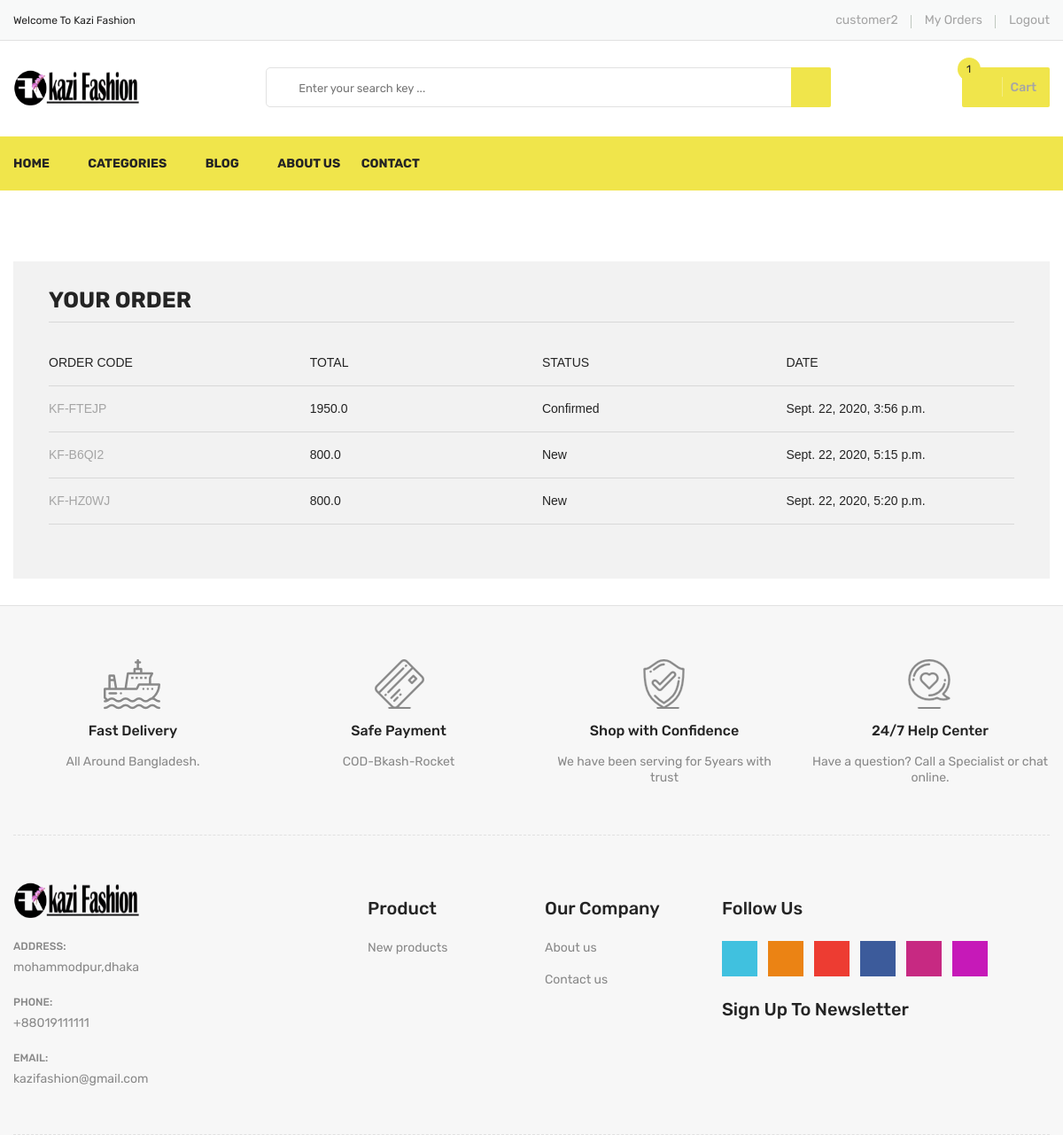
/order/my-orders (signed in), run on the app's committed database.
### accounts/models.py (models this page shows, shortened)
class User(AbstractBaseUser):
    username = models.CharField(unique=True, max_length=15)
    email = models.EmailField(max_length=50, unique=True)
    phone = models.IntegerField(unique=True, null=True, blank=True)
    active = models.BooleanField(default=True)
    staff = models.BooleanField(default=False)
    admin = models.BooleanField(default=False)
    USERNAME_FIELD = 'username'
    REQUIRED_FIELDS = ['phone', 'email']
    objects = UserManager()
    @property
    def is_admin(self):
        return self.admin
    @property
    def is_active(self):
        return self.active

### SiteSettings/models.py (models this page shows, shortened)
class Setting(models.Model):
    siteTitle = models.CharField(max_length=30)
    sitePhone = models.IntegerField()
    siteLogo = models.ImageField(blank=True, upload_to='siteImages/')
    siteEmail = models.EmailField()
    siteAddress = models.CharField(max_length=250)
    siteAbout = models.TextField(blank=True, null=True)
    status = models.BooleanField(default=False)
    contact_page_banner = models.ImageField(
        blank=True, upload_to='siteImages/contact_page_banner')

### order/models.py (models this page shows, shortened)
class Order(models.Model):
    STATUS = (
        ('New', 'New'),
        ('Confirmed', 'Confirmed'),
        ('Processing', 'Processing'),
        ('Delivered', 'Delivered'),
        ('Canceled', 'Canceled'),
    )
    PAYMENT = (
        ('CashOnDelivery', 'CashOnDelivery'),
        ('bKash', 'bKash'),
    )
    user = models.ForeignKey(User, on_delete=models.SET_NULL, null=True)
    code = models.CharField(max_length=5, editable=False)
    first_name = models.CharField(max_length=10)
    last_name = models.CharField(max_length=10)
    phone = models.CharField(blank=True, max_length=20)
    address = models.CharField(blank=True, max_length=150)
    city = models.CharField(blank=True, max_length=150)
    total = models.FloatField()
    status = models.CharField(max_length=30, choices=STATUS, default='New')
    payment_system = models.CharField(
        max_length=30, choices=PAYMENT)
    trlxid = models.CharField(max_length=20, null=True, blank=True)
    account_no = models.IntegerField(null=True)
    create_at = models.DateTimeField(auto_now_add=True)
    update_at = models.DateTimeField(auto_now=True)

### order/views.py (the view)
# urls.py: path('my-orders', user_orders, name='my-orders'),
@login_required(login_url='/login')  # Check login
def user_orders(request):
    category = Category.objects.all()
    setting = Setting.objects.get(status=True)
    current_user = request.user
    orders = Order.objects.filter(user_id=current_user.id)
    context = {
        'categories': category,
        'setting': setting,
        'orders': orders,
    }
    return render(request, 'user_order.html', context)

### SiteSettings/templatetags/my_cart_tags.py (called while the page is built)
@register.simple_tag
def shopcartcount(userid):
    count = ShopCart.objects.filter(user_id=userid).count()
    return count

### order/templates/user_order.html (shortened to what this page needs)
{% extends 'base.html' %} {% load static %} {% load crispy_forms_filters %}
{% block mainbody %}
<div class="checkout-area pt-60 pb-30">
    <div class="container">
        <div class="row">
            <div class="col-lg-12 col-12">
                <div class="your-order">
                    <h3>Your order</h3>
                    <div class="your-order-table table-responsive">
                        {% if orders %}
                        <table class="shopping-cart-table table">
                            <tr>
                                <th class="text-left">Order Code </th>
                                <th class="text-left">Total </th>
                                <th class="text-left">Status </th>
                                <th class="text-left">Date </th>
                            </tr>
                            {% for rs in orders %}
                            <tr>
                                <td class="text-left"><a class="primary-btn" href="/user/orderdetail/{{ rs.id }}"> {{rs.code}} </a></td>
                                <td class="text-left">{{ rs.total}} </td>
                                <td class="text-left">{{ rs.status}} </td>
                                <td class="text-left">{{ rs.create_at}} </td>
                            </tr>
                            {% endfor %}
                        </table>
                        {% else %}
                        <h4>You don't have any order yet</h4>
                        {% endif %}
                    </div>
                </div>
            </div>
        </div>
    </div>
</div>
{% endblock %}

### templates/header.html (shortened to what this page needs)
{% load static %}
<header>
    <div class="header-top">
        <div class="container">
            <div class="row">
                <div class="col-lg-3 col-md-4">
                    <div class="header-top-left">
                        <ul class="phone-wrap">
                            <li><span>Welcome To Kazi Fashion</span></li>
                        </ul>
                    </div>
                </div>
                <div class="col-lg-9 col-md-8">
                    <div class="header-top-right">
                        <ul class="ht-menu">
                            {% if user.is_authenticated %}
                            <li>
                                <a href="{% url 'profile' %}">{{user.username}}</a></li>
                            <li>
                                <a href="{% url 'my-orders' %}">My Orders</a></li>
                            <li>
                                <a href="{% url 'logout' %}">Logout</a></li>
                            {% else %}
                            <li>
                                <a href="{% url 'login' %}">Sign In</a></li>
                            <li>
                                <a href="{% url 'register' %}">Sign Up</a></li>
                            {% endif %}
                        </ul>
                    </div>
                </div>
            </div>
        </div>
    </div>
    <div class="header-middle pl-sm-0 pr-sm-0 pl-xs-0 pr-xs-0">
        <div class="container">
            <div class="row">
                <div class="col-lg-3">
                    <div class="logo pb-sm-30 pb-xs-30">
                        <a href="/">
                            <img id='logo' src="{{ setting.siteLogo.url }}" alt="Logo">
                        </a>
                    </div>
                </div>
                <div class="col-lg-9 pl-0 ml-sm-15 ml-xs-15">
                    <form action="{% url 'search' %}" method="GET" class="hm-searchbox">
                        <input type="text" name="search_term" value="{{search_term}}" placeholder=" Enter your search key ... ">
                        <button class="li-btn " type="submit "><i class="fa fa-search "></i></button>
                    </form>
                    <div class="header-middle-right ">
                        <ul class="hm-menu ">
                            <li class="hm-minicart ">
                                <div class="hm-minicart-trig">
                                    <a href="{% url 'checkout' %}">
                                        {% load my_cart_tags %} {% shopcartcount user.id as count %}
                                        <span class="item-text ">Cart
                                    <span class="cart-item-count" id="cart">{{count}}</span>
                                        </span>
                                    </a>
                                </div>
                    </div>
                </div>
            </div>
        </div>
    </div>
    </div>
    <div class="header-bottom header-sticky d-none d-lg-block d-xl-block ">
        <div class="container ">
            <div class="row ">
                <div class="col-lg-12 ">
                    <div class="hb-menu ">
                        <nav>
                            <ul>
                                <li><a href="{%url 'home' %} ">Home</a></li>
                                <li class="megamenu-holder "><a href="# ">Categories</a>
                                </li>
                                <li><a href="{%url 'blog' %} ">Blog</a></li>
                                <li><a href="{%url 'about' %} ">About Us</a></li>
                                <li><a href="{%url 'contact' %} ">Contact</a></li>
                            </ul>
                        </nav>
                    </div>
                </div>
            </div>
        </div>
    </div>

### templates/footer.html (shortened to what this page needs)
{% load static %}
<div class="footer">
    <div class="footer-static-top">
        <div class="container">
            <div class="footer-shipping pt-60 pb-55 pb-xs-25">
                <div class="row">
                    <div class="col-lg-3 col-md-6 col-sm-6 pb-sm-55 pb-xs-55">
                        <div class="li-shipping-inner-box">
                            <div class="shipping-icon">
                                <img src="{% static '' %}images/shipping-icon/1.png" alt="Shipping Icon">
                            </div>
                            <div class="shipping-text">
                                <h2>Fast Delivery</h2>
                                <p>All Around Bangladesh.</p>
                            </div>
                        </div>
                    </div>
                    <div class="col-lg-3 col-md-6 col-sm-6 pb-sm-55 pb-xs-55">
                        <div class="li-shipping-inner-box">
                            <div class="shipping-icon">
                                <img src="{% static '' %}images/shipping-icon/2.png" alt="Shipping Icon">
                            </div>
                            <div class="shipping-text">
                                <h2>Safe Payment</h2>
                                <p>COD-Bkash-Rocket</p>
                            </div>
                        </div>
                    </div>
                    <div class="col-lg-3 col-md-6 col-sm-6 pb-xs-30">
                        <div class="li-shipping-inner-box">
                            <div class="shipping-icon">
                                <img src="{% static '' %}images/shipping-icon/3.png" alt="Shipping Icon">
                            </div>
                            <div class="shipping-text">
                                <h2>Shop with Confidence</h2>
                                <p>We have been serving for 5years with trust</p>
                            </div>
                        </div>
                    </div>
                    <div class="col-lg-3 col-md-6 col-sm-6 pb-xs-30">
                        <div class="li-shipping-inner-box">
                            <div class="shipping-icon">
                                <img src="{% static '' %}images/shipping-icon/4.png" alt="Shipping Icon">
                            </div>
                            <div class="shipping-text">
                                <h2>24/7 Help Center</h2>
                                <p>Have a question? Call a Specialist or chat online.</p>
                            </div>
                        </div>
                    </div>
                </div>
            </div>
        </div>
    </div>
    <div class="footer-static-middle">
        <div class="container">
            <div class="footer-logo-wrap pt-50 pb-35">
                <div class="row">
                    <div class="col-lg-4 col-md-6">
                        <div class="footer-logo">
                            <img id='logo' src="{{ setting.siteLogo.url }}" alt="Footer Logo">
                        </div>
                        <ul class="des">
                            <li>
                                <span>Address: </span>
                                <p>{{setting.siteAddress}}</p>
                            </li>
                            <li>
                                <span>Phone: </span>
                                <p>+880{{setting.sitePhone}}</p>
                            </li>
                            <li>
                                <span>Email: </span>
                                <p>{{setting.siteEmail}}</p>
                            </li>
                        </ul>
                    </div>
                    <div class="col-lg-2 col-md-3 col-sm-6">
                        <div class="footer-block">
                            <h3 class="footer-block-title">Product</h3>
                            <ul>
                                <li><a href="#newproducts">New products</a></li>
                            </ul>
                        </div>
                    </div>
                    <div class="col-lg-2 col-md-3 col-sm-6">
                        <div class="footer-block">
                            <h3 class="footer-block-title">Our company</h3>
                            <ul>
                                <li><a href="{% url 'about' %}">About us</a></li>
                                <li><a href="{% url 'contact' %}">Contact us</a></li>
                            </ul>
                        </div>
                    </div>
                    <div class="col-lg-4">
                        <div class="footer-block">
                            <h3 class="footer-block-title">Follow Us</h3>
                            <ul class="social-link">
                                <li class="twitter">
                                    <a href="https://twitter.com/" data-toggle="tooltip" target="_blank" title="Twitter">
                                        <i class="fa fa-twitter"></i>
                                    </a>
                                </li>
                                <li class="rss">
                                    <a href="https://rss.com/" data-toggle="tooltip" target="_blank" title="RSS">
                                        <i class="fa fa-rss"></i>
                                    </a>
                                </li>
                                <li class="google-plus">
                                    <a href="https://www.plus.google.com/discover" data-toggle="tooltip" target="_blank" title="Google Plus">
                                        <i class="fa fa-google-plus"></i>
                                    </a>
                                </li>
                                <li class="facebook">
                                    <a href="https://www.facebook.com/" data-toggle="tooltip" target="_blank" title="Facebook">
                                        <i class="fa fa-facebook"></i>
                                    </a>
                                </li>
                                <li class="youtube">
                                    <a href="https://www.youtube.com/" data-toggle="tooltip" target="_blank" title="Youtube">
                                        <i class="fa fa-youtube"></i>
                                    </a>
                                </li>
                                <li class="instagram">
                                    <a href="https://www.instagram.com/" data-toggle="tooltip" target="_blank" title="Instagram">
                                        <i class="fa fa-instagram"></i>
                                    </a>
                                </li>
                            </ul>
                        </div>
                        <div class="footer-newsletter">
                            <h4>Sign up to newsletter</h4>
                        </div>
                    </div>
                </div>
            </div>
        </div>
    </div>
</div>

### static/css/responsive.css (style rules this page uses)
@media (min-width: 1200px) and (max-width: 1500px) { .container { max-width: 1170px; padding-left: 0; padding-right: 0; } }

### data on the page
User: username "customer2"
Setting: siteLogo (picture), siteAddress "mohammodpur,dhaka", sitePhone "19111111", siteEmail "kazifashion@gmail.com"
Order: code "KF-FTEJP", total "1950.0", status "Confirmed", create_at "Sept. 22, 2020, 3:56 p.m."
Order: code "KF-B6QI2", total "800.0", status "New", create_at "Sept. 22, 2020, 5:15 p.m."
Order: code "KF-HZ0WJ", total "800.0", status "New", create_at "Sept. 22, 2020, 5:20 p.m."

### other printed values
{{ count }} "1"
